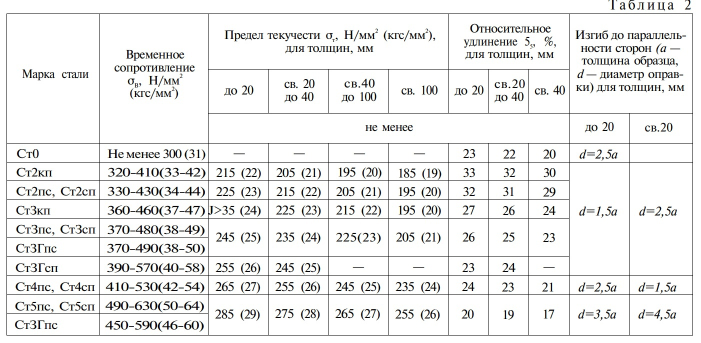
#> input picture table_extraction/input/000195.jpg, 1402 x 686 px, found by its file name (shown at 1/2 size); its folder holds only this picture in this run
$ jupyter execute --allow-errors TableExtraction.ipynb
#> lines starting #> are read from the running program, lines starting #| are printed output that depends on the picture
### table_extraction/transformer/core.py
"""
Copyright (C) 2021 Microsoft Corporation
"""
import os
from datetime import datetime
import json
import sys
import random
import numpy as np
import torch
from torch.utils.data import DataLoader
import torchvision.transforms.functional as F
import cv2
from PIL import Image

sys.path.append(os.path.join('transformer', 'detr'))
sys.path.append(os.path.join('transformer', 'src'))

from transformer.detr.engine import evaluate, train_one_epoch
from transformer.detr.models import build_model
import transformer.detr.util.misc as utils
import transformer.detr.datasets.transforms as R

# from config import Args
# from table_datasets import (
#     PDFTablesDataset,
#     TightAnnotationCrop,
#     RandomPercentageCrop,
#     RandomErasingWithTarget,
#     ToPILImageWithTarget,
#     RandomMaxResize,
#     RandomCrop,
# )


# [39 lines left out: functions get_class_map, get_model, not called in this run]


def load_json(json_path):
    data = None
    with open(json_path) as ref:
        data = json.load(ref)
    return data


class TableRecognizer:
    def __init__(self, checkpoint_path, mode):
        if mode == 'detection':
            config = 'detection_config.json'
        elif mode == 'structure':
            config = 'structure_config.json'
        else:
            print ("Invalid mode")
            config = 'structure_config.json'

        args = load_json(os.path.join(os.getcwd(), 'transformer', 'src', config))
        args = type("Args", (object,), args)

        assert os.path.exists(checkpoint_path), checkpoint_path

        args.model_load_path = checkpoint_path

        # Fix the seed for reproducibility
        seed = args.seed + utils.get_rank()
        torch.manual_seed(seed)
        np.random.seed(seed)
        random.seed(seed)

        # print("loading model")
        self.device = torch.device(args.device)
        self.model, _, self.postprocessors = get_model(args, self.device)
        self.model.eval()

        class_map = get_class_map()

        self.normalize = R.Normalize([0.485, 0.456, 0.406], [0.229, 0.224, 0.225])

    # [29 lines left out: function predict, not called in this run]

### table_extraction/TableExtraction.ipynb
[cell 1]
from preprocessing import (grayzation,
                           binarization,
                           pdf_file_to_array,
                           bytes_file_to_array,
                           visualize_images)
from detection import (get_nodes,
                       get_cells,
                       get_lines_Hough,
                       get_cells_detr,
                       get_cells_maskrcnn,
                       get_tables_detr,
                       get_tables_maskrcnn,
                       resize_tables_cells,
                       visualize_table_images,
                       visualize_tables_lines,
                       visualize_tables_nodes,
                       visualize_cells)
from builder import (visualize_headers_and_records_cells,
                     split_into_headers_and_records_maskrcnn,
                     split_into_headers_and_records,
                     create_cell_dict,
                     build_structure,
                     fill_structure,
                     split_records,
                     visualize_cells_relationship)
from export import make_serialized_structure, save
from recognition import osr_detection
import os
import cv2
import matplotlib.pyplot as plt
import warnings

warnings.filterwarnings("ignore")

[cell 2]
import time

# [125 lines left out: function extract, not called in this run]

[cell 3]
input_folder = os.getcwd() + "\input"
pdf_files = [os.path.join(input_folder, file) for file in os.listdir(input_folder) if file.endswith(".pdf")]
#> (the rest of this cell did not finish here and is left out)

### Hough

[cell 4]
import numpy as np

[cell 5]
# [36 lines left out: function extract_lines, not called in this run]

[cell 6]
# [63 lines left out: function get_lines_Hough_local, not called in this run]

    # # Visualize in three columns
    # num_columns = len(parameters) + 1  # Add one for the original image
    # fig, axs = plt.subplots(len(tables), num_columns, figsize=(15, 5))
    # for i, (image, table_lines) in enumerate(zip(tables, tables_lines)):
    #     axs[i, 0].imshow(image, cmap='gray')
    #     axs[i, 0].axis('off')
    #     axs[i, 0].set_title('Original')

    #     for j, params in enumerate(parameters):
    #         visualize_tables_lines([image], [table_lines])
    #         # axs[i, j + 1].set_title(f'Threshold={params["threshold"]}, MinLength={params["minLineLength"]}, MaxGap={params["maxLineGap"]}')

    # plt.show()

[cell 7]
input_folder = os.getcwd() + "\input"
images = [os.path.join(input_folder, file) for file in os.listdir(input_folder) if file.endswith(".png") or file.endswith(".jpg")]

print(images)
img1 = cv2.cvtColor(cv2.imread(images[0]), cv2.COLOR_BGR2GRAY)
#> img1: shape (686, 1402); min 0, max 255, mean 236.6
#> (the rest of this cell did not finish here and is left out)

### TATR

[cell 8]
from transformer.core import TableRecognizer
import matplotlib.pyplot as plt
from PIL import Image
import numpy as np
import torch
import cv2
import os

#> (the rest of this cell did not finish here and is left out)


input_folder = os.path.join(os.getcwd(), "input", "cache")
# input_folder = os.path.join(os.getcwd(), "input")

image = Image.open(os.path.join(input_folder, "000124.jpg")).convert("RGB")

results = m.predict(image_path=image)
output_image = results["debug_image"]

plt.imshow(output_image)
plt.axis('off')
plt.show()

# [12 lines of commented-out code are left out]

#> (a cell that did not finish here is left out)

#> (a cell that did not finish here is left out)

[cell 11]
input_folder = os.path.join(os.getcwd(), "input", "cache")
image = cv2.imread(os.path.join(input_folder, "000124.jpg"))
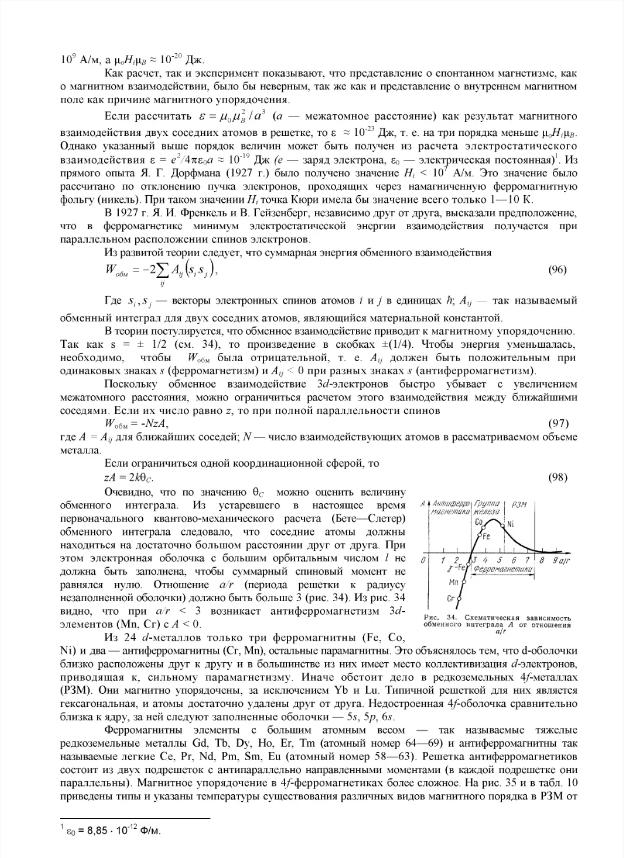
#> input picture fine_tuning/table_plot_bank/train/000124.jpg, 624 x 858 px, found by its file name
#> image is the input picture: shape (858, 624, 3); min 0, max 255, mean 235.1
image.shape
#> Out = (858, 624, 3)

[cell 12]
from typing import List, Tuple

# [17 lines left out: function visualize_cells_local, not called in this run]

[cell 13]
image = cv2.imread(os.path.join(input_folder, "000034.jpg"))
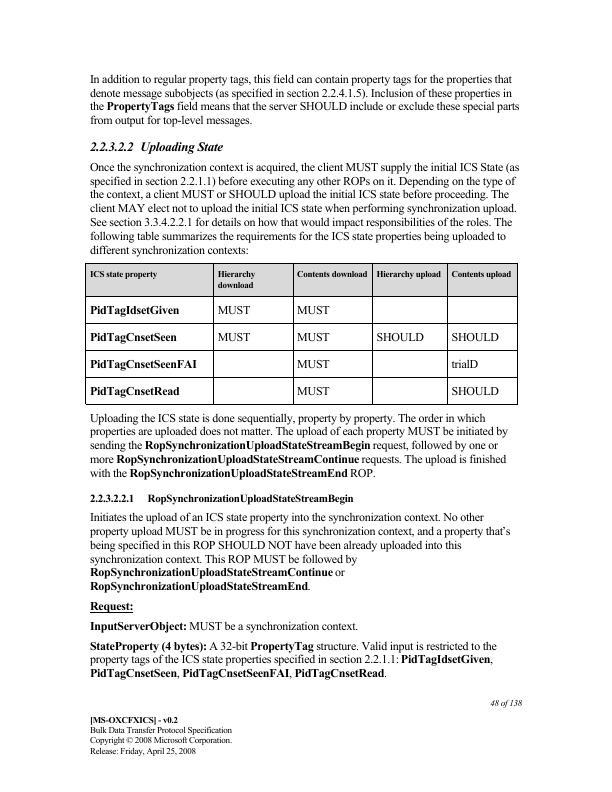
#> input picture fine_tuning/table_plot_bank/train/000034.jpg, 612 x 792 px, found by its file name
#> image is the input picture: shape (792, 612, 3); min 0, max 255, mean 237.4

#> (the rest of this cell did not finish here and is left out)

### Research methods of parrallelic realisation

[cell 14]
import time
import random

def process_image(image):
    n = random.randint(1, 5)
    time.sleep(n)
    return(image)

if __name__ == "__main__":
    images = [1, 2, 3, 4, 5]
    result = []

    start_time = time.time()
    for image in images:
        result.append(process_image(image))
    end_time = time.time()
    print("Time:", end_time - start_time, "seconds")
    print("Result", result)

[cell 15]
import time
import random
from concurrent.futures import ThreadPoolExecutor

def process_image(image):
    n = random.randint(1, 5)
    time.sleep(n)
    # Здесь мы возвращаем пару (ключ, значение)
    return image, n

if __name__ == "__main__":
    images = [1, 2, 3, 4, 5]

    start_time = time.time()
    with ThreadPoolExecutor() as executor:
        results = dict(executor.map(process_image, images))
    end_time = time.time()
    print("Time:", end_time - start_time, "seconds")
    print("Results:", results)

[cell 16]
import time
import random
import multiprocessing as mp
from concurrent.futures import ProcessPoolExecutor

def process_image(image):
    n = random.randint(1, 5)
    print(image, n)
    time.sleep(n)
    # Здесь мы возвращаем пару (ключ, значение)
    return image, n

if __name__ == "__main__":
    images = [1, 2, 3]  # Замените на ваш список изображений

    with ProcessPoolExecutor(max_workers=mp.cpu_count()) as executor:
        results = list(executor.map(process_image, images))

    for image, n in results:
        print(f"Image processed with random value: {n}")

[cell 17]
import concurrent.futures
import random
import time

nums = [1,2,3,4,5,6,7,8,9,10]

def f(x):
    n = random.randint(1, 5)
    print(x, n)
    time.sleep(n)
    return x * x
def main():
    # Make sure the map and function are working
    print([val for val in map(f, nums)])
